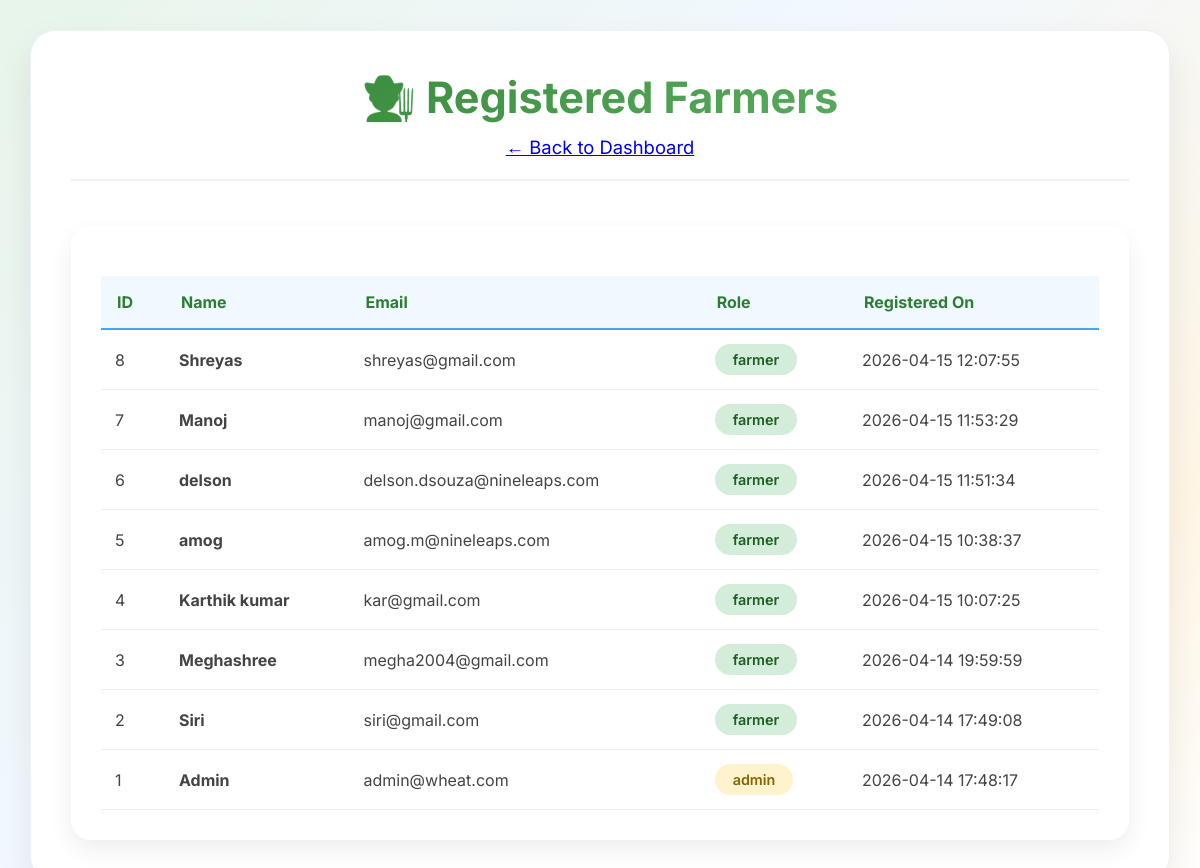
/admin/users (signed in), run on an earlier commit of the app's database.
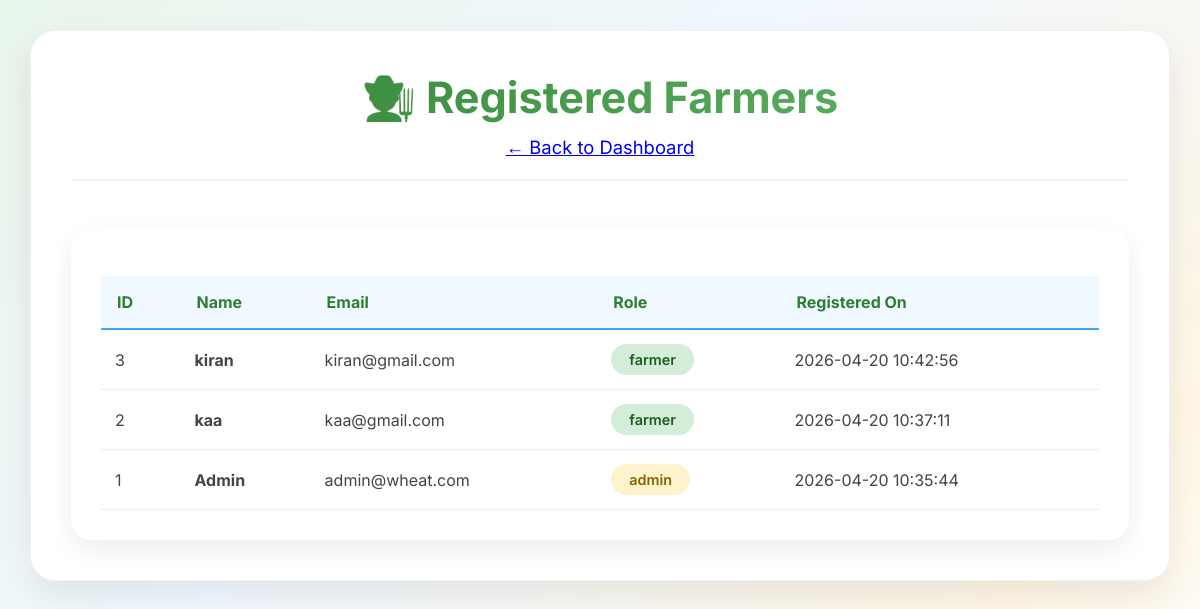
And on a later commit of the database.
### tables this page shows
CREATE TABLE users
                 (id INTEGER PRIMARY KEY AUTOINCREMENT,
                  name TEXT NOT NULL,
                  email TEXT UNIQUE NOT NULL,
                  password TEXT NOT NULL,
                  role TEXT NOT NULL,
                  verified BOOLEAN DEFAULT 0,
                  created_at TIMESTAMP DEFAULT CURRENT_TIMESTAMP, latitude REAL DEFAULT 0, longitude REAL DEFAULT 0);

### routes/admin.py (the view)
@admin_bp.route('/users')
def manage_users():
    if not session.get('logged_in') or session.get('user_role') != 'admin':
        return redirect(url_for('auth.login'))
    conn = sqlite3.connect('database.db')
    c = conn.cursor()
    c.execute("SELECT id, name, email, role, verified, created_at FROM users ORDER BY created_at DESC")
    users = c.fetchall()
    conn.close()
    return render_template('admin/users.html', users=users)

### templates/admin/users.html (shortened to what this page needs)
<!DOCTYPE html>
<html lang="en">
<head>
    <link rel="stylesheet" href="{{ url_for('static', filename='css/style.css') }}">
</head>
<body>
    <div class="container">
        <div class="header">
            <h1>👨‍🌾 Registered Farmers</h1>
            <p><a href="{{ url_for('admin.dashboard') }}">← Back to Dashboard</a></p>
        </div>
        <div class="table-container">
            <table>
                <thead>
                    <tr>
                        <th>ID</th>
                        <th>Name</th>
                        <th>Email</th>
                        <th>Role</th>
                        <th>Registered On</th>
                    </tr>
                </thead>
                <tbody>
                    {% for user in users %}
                    <tr>
                        <td>{{ user[0] }}</td>
                        <td><strong>{{ user[1] }}</strong></td>
                        <td>{{ user[2] }}</td>
                        <td>
                            <span class="stage-badge {% if user[3] == 'admin' %}stage-moderate{% else %}stage-early{% endif %}">
                                {{ user[3] }}
                            </span>
                        </td>
                        <td>{{ user[5] }}</td>
                    </tr>
                    {% endfor %}
                </tbody>
            </table>
        </div>
    </div>
</body>
</html>

### static/css/style.css (style rules this page uses)
* { margin:0; padding:0; box-sizing:border-box; font-family:'Inter',sans-serif; }
body { min-height:100vh; padding:30px; background: linear-gradient( 135deg, #e8f5e9 0%, #f1f8ff 40%, #fff6e5 80%, #ffffff 100% ); }
.container { max-width:1400px; margin:auto; background:white; border-radius:25px; padding:40px; box-shadow: 0 15px 35px rgba(0,0,0,0.08); border:1px solid #eef2f6; }
.header { text-align:center; margin-bottom:45px; padding-bottom:20px; border-bottom:2px solid #f1f1f1; }
.header h1 { font-size:2.7em; margin-bottom:12px; background:linear-gradient(120deg,#2e7d32,#66bb6a); -webkit-background-clip:text; -webkit-text-fill-color:transparent; }
.header p { font-size:1.15em; color:#6b7280; }
.stage-badge { display:inline-block; padding:7px 18px; border-radius:25px; font-size:0.9em; font-weight:600; }
.stage-early { background:#d4edda; color:#1b5e20; }
.stage-moderate { background:#fff3cd; color:#856404; }
.table-container { margin-top:40px; background:white; padding:30px; border-radius:20px; box-shadow: 0 10px 25px rgba(0,0,0,0.07); overflow-x:auto; }
table { width:100%; border-collapse:collapse; margin-top:20px; }
th { background:#f0f9ff; padding:16px; text-align:left; border-bottom:2px solid #42a5f5; color:#2e7d32; }
td { padding:14px; border-bottom:1px solid #eee; color:#444; }

What changed in the data, as far as the page shows it:
removed users: id "8", name "Shreyas", email "shreyas@gmail.com", role "farmer", created_at "2026-04-15 12:07:55"
removed users: id "7", name "Manoj", email "manoj@gmail.com", role "farmer", created_at "2026-04-15 11:53:29"
removed users: id "6", name "delson", email "delson.dsouza@nineleaps.com", role "farmer", created_at "2026-04-15 11:51:34"
removed users: id "5", name "amog", email "amog.m@nineleaps.com", role "farmer", created_at "2026-04-15 10:38:37"
removed users: id "4", name "Karthik kumar", email "kar@gmail.com", role "farmer", created_at "2026-04-15 10:07:25"
changed users id 3: name "Meghashree" → "kiran"; email "megha2004@gmail.com" → "kiran@gmail.com"; created_at "2026-04-14 19:59:59" → "2026-04-20 10:42:56"
changed users id 2: name "Siri" → "kaa"; email "siri@gmail.com" → "kaa@gmail.com"; created_at "2026-04-14 17:49:08" → "2026-04-20 10:37:11"
changed users "Admin": created_at "2026-04-14 17:48:17" → "2026-04-20 10:35:44"
